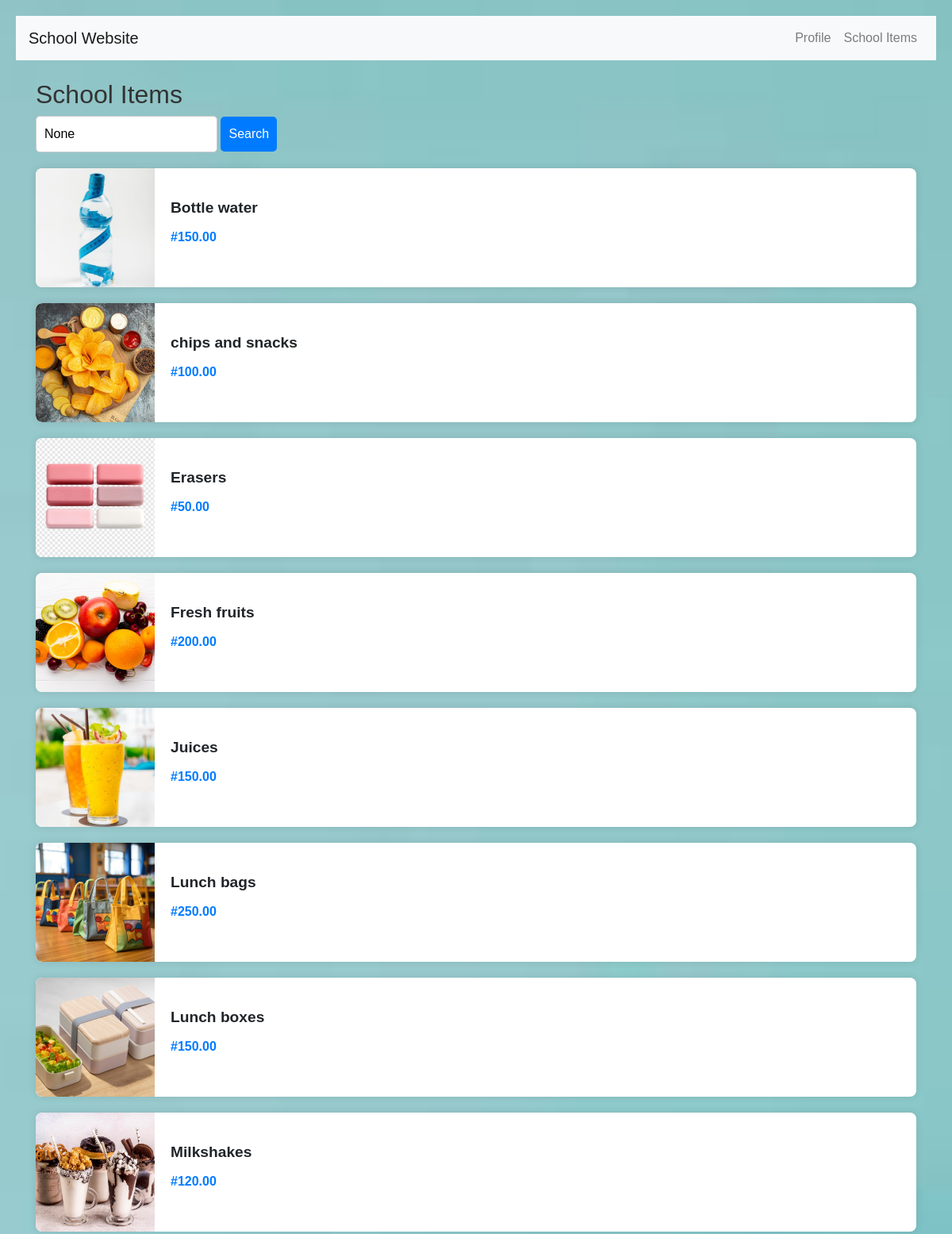
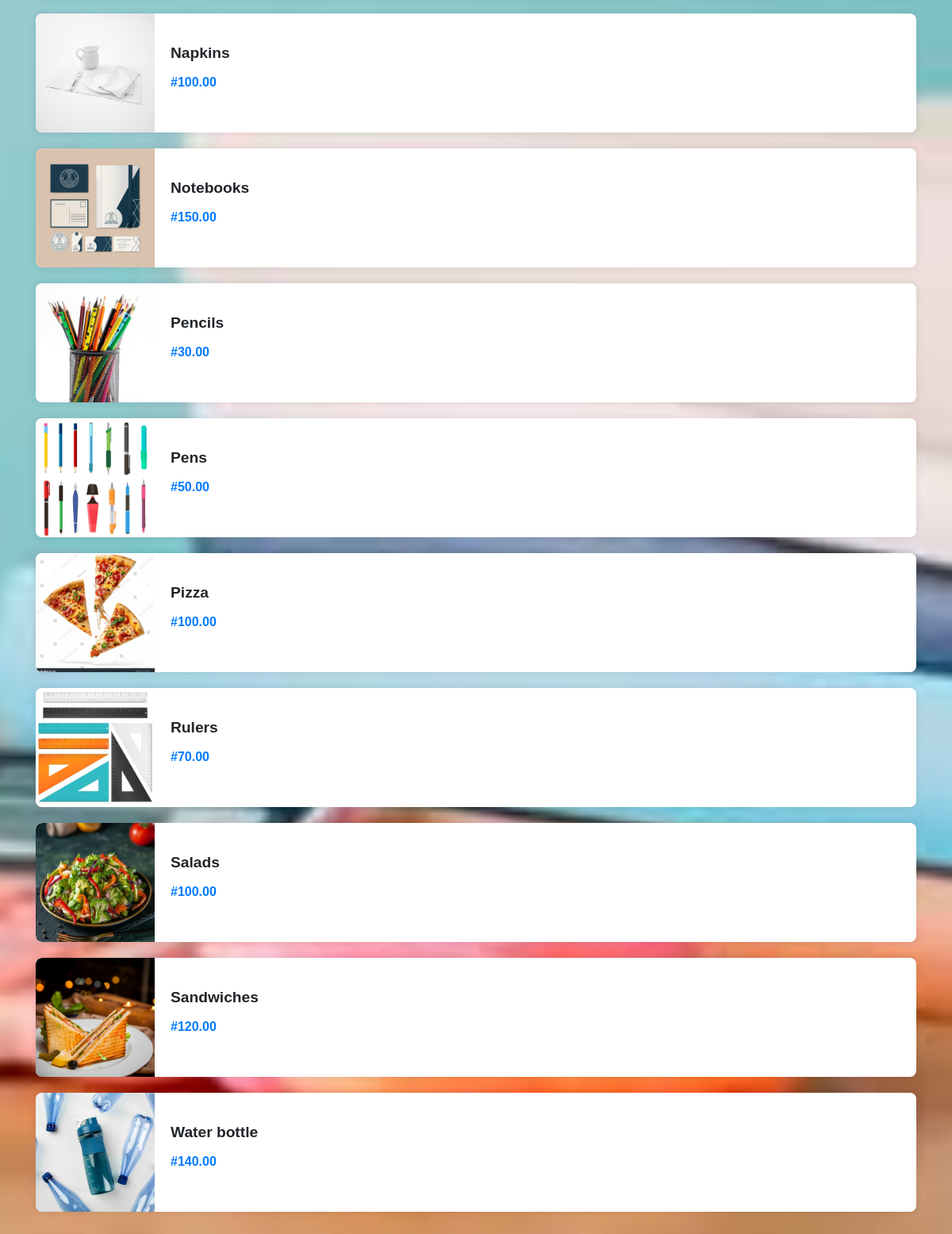
The app's page /school_items/ (signed in) with its own data (2 pictures, top to bottom).
### studentApp/models.py (models this page shows, shortened)
class SchoolItem(models.Model):
    name = models.CharField(max_length=100)
    price = models.DecimalField(max_digits=10, decimal_places=2)
    image = models.ImageField(upload_to='school_items')

### studentApp/views.py (the view)
# urls.py: path('school_items/', views.school_items, name='school_items'),
@login_required
def school_items(request):
    items = SchoolItem.objects.all()
    query = request.GET.get('q')
    if query:
        items = items.filter(name__icontains=query)
    return render(request, 'students/school_items.html', {'items': items, 'query': query})

### studentApp/templates/students/school_items.html (shortened to what this page needs)
{% extends 'students/base.html' %}
{% load static %}
{% block content %}
    <h2>School Items</h2>
    <form method="get" action="{% url 'school_items' %}">
        <input type="text" name="q" placeholder="Search for items" value="{{ query }}">
        <button type="submit">Search</button>
    </form>
    <ul class="items-list">
        {% for item in items %}
            <li class="item">
                <div class="item-info">
                    <img src="{{ item.image.url }}" alt="{{ item.name }}" class="item-image">
                    <div class="item-details">
                        <p class="item-name">{{ item.name }}</p>
                        <p class="item-price">#{{ item.price }}</p>
                    </div>
                </div>
            </li>
        {% empty %}
            <li class="no-items">No items found.</li>
        {% endfor %}
    </ul>
{% endblock %}

### studentApp/templates/students/base.html (shortened to what this page needs)
<!DOCTYPE html>
<html lang="en">
<head>
    <link rel="stylesheet" href="https://stackpath.bootstrapcdn.com/bootstrap/4.5.2/css/bootstrap.min.css">
</head>
<body>
    <nav class="navbar navbar-expand-lg navbar-light bg-light">
        <a class="navbar-brand" href="#">School Website</a>
        <div class="collapse navbar-collapse">
            <ul class="navbar-nav ml-auto">
                {% if user.is_authenticated %}
                    <li class="nav-item"><a class="nav-link" href="{% url 'profile' %}">Profile</a></li>
                    <li class="nav-item"><a class="nav-link" href="{% url 'school_items' %}">School Items</a></li>
                {% else %}
                    <li class="nav-item"><a class="nav-link" href="{% url 'login' %}">Login</a></li>
                {% endif %}
            </ul>
        </div>
    </nav>
    <div class="container mt-4">
        {% block content %}
        {% endblock %}
    </div>
</body>
</html>

### records on screen
SchoolItem: image (picture), name "Bottle water", price "150.00"
SchoolItem: image (picture), name "chips and snacks", price "100.00"
SchoolItem: image (picture), name "Erasers", price "50.00"
SchoolItem: image (picture), name "Fresh fruits", price "200.00"
SchoolItem: image (picture), name "Juices", price "150.00"
SchoolItem: image (picture), name "Lunch bags", price "250.00"
SchoolItem: image (picture), name "Lunch boxes", price "150.00"
SchoolItem: image (picture), name "Milkshakes", price "120.00"
SchoolItem: image (picture), name "Napkins", price "100.00"
SchoolItem: image (picture), name "Notebooks", price "150.00"
SchoolItem: image (picture), name "Pencils", price "30.00"
SchoolItem: image (picture), name "Pens", price "50.00"
SchoolItem: image (picture), name "Pizza", price "100.00"
SchoolItem: image (picture), name "Rulers", price "70.00"
SchoolItem: image (picture), name "Salads", price "100.00"
SchoolItem: image (picture), name "Sandwiches", price "120.00"
SchoolItem: image (picture), name "Water bottle", price "140.00"
